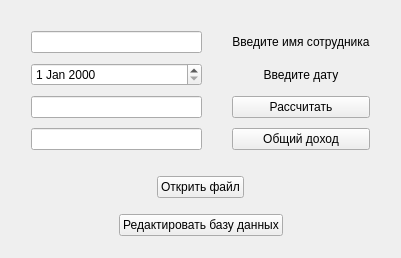
<?xml version="1.0" encoding="UTF-8"?>
<ui version="4.0">
 <class>Form</class>
 <widget class="QWidget" name="Form">
  <property name="geometry">
   <rect>
    <x>0</x>
    <y>0</y>
    <width>401</width>
    <height>258</height>
   </rect>
  </property>
  <property name="windowTitle">
   <string>Form</string>
  </property>
  <layout class="QVBoxLayout" name="verticalLayout">
   <item>
    <layout class="QGridLayout" name="gridLayout_2">
     <property name="leftMargin">
      <number>20</number>
     </property>
     <property name="topMargin">
      <number>10</number>
     </property>
     <property name="rightMargin">
      <number>20</number>
     </property>
     <property name="bottomMargin">
      <number>10</number>
     </property>
     <property name="horizontalSpacing">
      <number>30</number>
     </property>
     <property name="verticalSpacing">
      <number>10</number>
     </property>
     <item row="2" column="0">
      <widget class="QLineEdit" name="lineCalculation"/>
     </item>
     <item row="0" column="1">
      <widget class="QLabel" name="labelName">
       <property name="text">
        <string>Введите имя сотрудника</string>
       </property>
       <property name="alignment">
        <set>Qt::AlignCenter</set>
       </property>
      </widget>
     </item>
     <item row="1" column="1">
      <widget class="QLabel" name="labelDate">
       <property name="text">
        <string>Введите дату</string>
       </property>
       <property name="alignment">
        <set>Qt::AlignCenter</set>
       </property>
      </widget>
     </item>
     <item row="1" column="0">
      <widget class="QDateEdit" name="dateWork"/>
     </item>
     <item row="2" column="1">
      <widget class="QPushButton" name="pushCalculation">
       <property name="text">
        <string>Рассчитать</string>
       </property>
      </widget>
     </item>
     <item row="0" column="0">
      <widget class="QLineEdit" name="lineSelection"/>
     </item>
     <item row="3" column="1">
      <widget class="QPushButton" name="pushTotalGain">
       <property name="text">
        <string>Общий доход</string>
       </property>
      </widget>
     </item>
     <item row="3" column="0">
      <widget class="QLineEdit" name="lineTotalGain"/>
     </item>
    </layout>
   </item>
   <item>
    <layout class="QHBoxLayout" name="horizontalLayout_2">
     <item>
      <spacer name="horizontalSpacer_3">
       <property name="orientation">
        <enum>Qt::Horizontal</enum>
       </property>
       <property name="sizeHint" stdset="0">
        <size>
         <width>40</width>
         <height>20</height>
        </size>
       </property>
      </spacer>
     </item>
     <item>
      <widget class="QPushButton" name="pushOpenFile">
       <property name="text">
        <string>Открить файл</string>
       </property>
      </widget>
     </item>
     <item>
      <spacer name="horizontalSpacer_4">
       <property name="orientation">
        <enum>Qt::Horizontal</enum>
       </property>
       <property name="sizeHint" stdset="0">
        <size>
         <width>40</width>
         <height>20</height>
        </size>
       </property>
      </spacer>
     </item>
    </layout>
   </item>
   <item>
    <layout class="QHBoxLayout" name="horizontalLayout">
     <item>
      <spacer name="horizontalSpacer">
       <property name="orientation">
        <enum>Qt::Horizontal</enum>
       </property>
       <property name="sizeHint" stdset="0">
        <size>
         <width>40</width>
         <height>20</height>
        </size>
       </property>
      </spacer>
     </item>
     <item>
      <widget class="QPushButton" name="pushDbEdit">
       <property name="minimumSize">
        <size>
         <width>24</width>
         <height>0</height>
        </size>
       </property>
       <property name="text">
        <string>Редактировать базу данных</string>
       </property>
      </widget>
     </item>
     <item>
      <spacer name="horizontalSpacer_2">
       <property name="orientation">
        <enum>Qt::Horizontal</enum>
       </property>
       <property name="sizeHint" stdset="0">
        <size>
         <width>40</width>
         <height>20</height>
        </size>
       </property>
      </spacer>
     </item>
    </layout>
   </item>
  </layout>
 </widget>
 <resources/>
 <connections/>
</ui>
